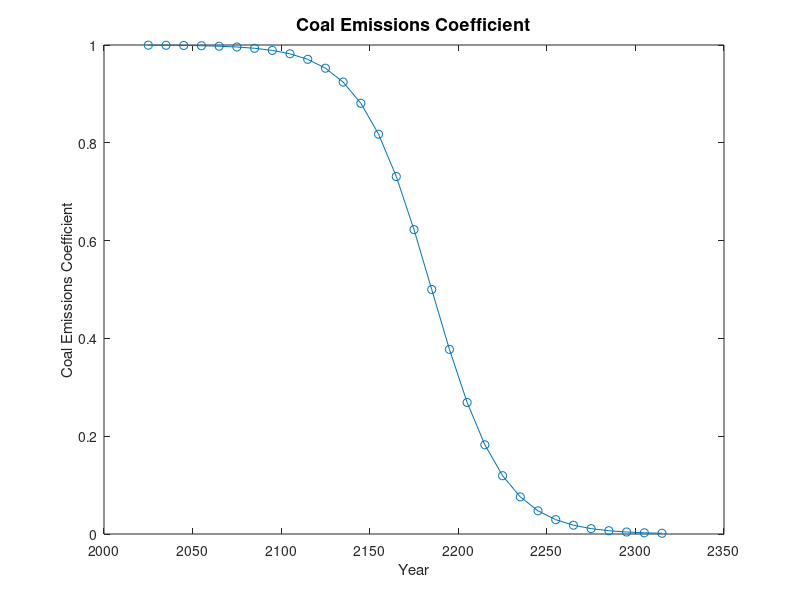

This chart was generated by the following MATLAB code: (Note: this script raises an error after producing the figure.)
%%%%%%%%%%%%%%%%%%%%%%%%%%%%%%%%%%%%%%%%%
%%%      Section 1: Parameters        %%%
%%%%%%%%%%%%%%%%%%%%%%%%%%%%%%%%%%%%%%%%%

%%Time%%
%%%%%%%%
T = 30;             %Number of direct optimization periods T
y = (1:1:T);        %Corresponding calendar years    
y(1) = 2025;
for i = 1:1:T-1
    y(1+i) = 2025+((i)*10);
end
n = 100;            %Number of pre-balanced growth path simulation periods after T
y2 = (1:1:T+n);     %Corresponding calendar years   
y2(1) = 2025;
   for i = 1:1:T-1+n
       y2(1+i) = 2025+((i)*10);
   end

%%Climate and Damages%%
%%%%%%%%%%%%%%%%%%%%%%%
phi = 0.0228;       %Carbon depreciation per annum (remaining share)
phiL = 0.2;         %Carbon emitted to the atmosphere staying there forever
phi0 = 0.393;       %Share of remaining emissions exiting atmosphere immediately
Sbar = 581;         %Pre-industrial atmospheric GtC
S1_2000 = 103;      %GtC
S2_2000 = 699;      %GtC

%% Climate damage parameter %%
gamma = zeros(T,1); 
for i = 1:1:T
    gamma(i) = 0.000023793; %Damage elasticity
end
 
%%Energy Aggregation%%
%%%%%%%%%%%%%%%%%%%%%%

% %% Option 1 (GHKT) 
% rho = -0.058;               %Elasticity of substitution = 0.945
% kappa1 = 0.5429;            %Relative efficiency of oil
% kappa2 = 0.1015;            %Relative efficiency of coal
% kappa3 = 1-kappa1-kappa2;   %Relative efficiency of low-carbon technologies

% %% Option 2 (Based on change in TWh 2014-2024)
rho = -0.058;
kappa1 = 0.455;
kappa2 = 0.078;
kappa3 = 1 - kappa1 - kappa2; 


%%Final Goods Production%%
%%%%%%%%%%%%%%%%%%%%%%%%%%
N = 1;                      %Normalize population
alpha = 0.33;               %Capital output share
%alpha = 0.66;
Y2024 = 110000;             %Base year (2024) annual GDP in billions of USD
r2024 = 0.05;               %Base year annual net rate of return 
r2024d = ((1+r2024)^10)-1;  %Base yer decadal net rate of return

%%%Depreciation OPTION 1: delta = 100%
delta = 1;                              %Annual depreciation rate
Delta = (1-(1-delta)^10);               %Decadal depreciation rate
K0 = (alpha*Y2024*10)/(r2024d+Delta);   %GHKT Base year capital stock in billions of USD

% %%%Depreciation OPTION 2: delta = 65%, no recalibration:
% delta = 0.1;                            %Annual depreciation rate
% Delta = (1-(1-delta)^10);               %Decadal depreciation rate
% Delta1 = 1;                             %Decadal 100% depreciation rate
% K0 = (alpha*Y2024*10)/(r2024d+Delta1);  %Base year capital stock in billions of USD

% %Depreciation OPTION 3: delta = 65%, with recalibration:
% delta = 0.1;                            %Annual depreciation rate
% Delta = (1-(1-delta)^10);               %Decadal depreciation rate
% K0 = (alpha*Y2024*10)/(r2024d+Delta);   %Base year capital stock in billions of USD

%Energy & TFP Calibration GHKT: 
 % pi00 = 1;               %Base period share of labor devoted to final goods production
 % E1_2008 = 3.43+1.68;    %GtC per annum
 % E2_2008 = 3.75;         %GtC per annum
 % E3_2008 = 1.95;         %GtC-eq per annum 
 % E0_2008 = ((kappa1*E1_2008^rho)+(kappa2*E2_2008^rho)+(kappa3*E3_2008^rho))^(1/rho);
 % E0 = E0_2008*10;        %GtC per decade
 % A0 = (Y2009*10)/((exp((-gamma(1))*((S1_2000+S2_2000)-Sbar)))*((K0^alpha)*((N*pi00)^(1-alpha-v))*(E0^v)));  %Initial TFP based on Decadal production function

 %NEW (Using IEA data):
 pi00 = 1;               %Base period share of labor devoted to final goods production
 E1_2024 = 55.292;       %x1000 TWh per year
 E2_2024 = 45.851;       %x1000 TWh per year
 E3_2024 = 9.225;        %x1000 TWh per year
 E0_2024 = ((kappa1*E1_2024^rho)+(kappa2*E2_2024^rho)+(kappa3*E3_2024^rho))^(1/rho);
 E0 = E0_2024*10;        %x1000 TWh per decade

%%%Productivity Growth Rates%%
%%%%%%%%%%%%%%%%%%%%%%%%%%%%%%

%%%Energy Sector GHKT %%%
% gZa_en = 0.02;                                         %Annual labor productivity growth rate (energy sectors)
% gZ_en = ((1+gZa_en)^10)-1;                             %Decadal labor productivity growth rate (energy sectors)

%%%Energy Sector Productivities%%%
gZa_coal = 0.01;                                         %Annual labor productivity growth rate (coal sectors)
gZ_coal = ((1+gZa_coal)^10)-1;                           %Decadal labor productivity growth rate (coal sectors)

gZa_green = 0.02;                                         %Annual labor productivity growth rate (E3 sectors)
gZ_green = ((1+gZa_green)^10)-1;                          %Decadal labor productivity growth rate (E3 sectors)

%%%Productivity growth of capital in final goods production%%%
gKa_y = 0.02;                       % annual
gKd_y = ((1+gKa_y)^10)-1;           % decadal 

%%%Final Goods Sector OPTION 1: Specify Labor Productivity Growth%%%
%           gZa_y = 0.02;                               %Annual labor productivity growth rate in final goods sector
%           gAa_y = (1+gZa_y)^(1-alpha-v);              %Corresponding TFP growth
%           gZd_y = ones(T+n,1)*(((1+gZa_y)^10)-1);     %Decadal labor productivity growth rate (all sectors)
%  
%%%Final Goods Sector OPTION 2: Specify TFP Growth%%%
%            gAa_y = 0.02;                            %Annual TFP growth rate (final output sector)
             gAa_y = 0;                               %Alt. Annual TFP growth rate (final output sector)
             %Commented out for new PF: gZa_y = ((1+gAa_y)^(1/(1-alpha-v)))-1;   %Corresponding annual labor productivity growth rate (final output sector)
             gZa_y = 0;
             gAd_y = ((1+gAa_y)^10)-1;                %Decadal TFP growth rate (final output sector)
             gZd_y = ones(T+n,1)*(((1+gZa_y)^10)-1);  %Decadal labor productivity growth rate (final output sector)
 

%%Final Good Sector TFP Levels%%%
%%%%%%%%%%%%%%%%%%%%%%%%%%%%%%%%%
%COMMENTED OUT FOR NEW PF
% At = zeros(T,1);
% At(1) = A0;                 
% for i = 1:1:T-1;
%   At(i+1) = At(i)*(1+gZd_y(i))^(1-alpha-v);     
% end

%%Long-run Output Growth Rate on BGP%%
%%%%%%%%%%%%%%%%%%%%%%%%%%%%%%%%%%%%%%
gZBGP = gZd_y(T);             
% gZBGP = gZ_en;      %Alternative possible value for gTFP=1.5% to roughly account for declining oil output   

%%Utility%%
%%%%%%%%%%%  
sigma = 1;         %Logarithmic preferences


%%Beta OPTION 1: Specify exogenously%%%
beta = (.985)^10;  
%beta = (.999)^10;


%%Coal production%%
%%%%%%%%%%%%%%%%%%%
A2t = zeros(T,1);
%A2t(1) = 7693; %v1;GHKT 
A2t(1) = 11169.231; %v3; x1000 TWh 
%A2t(1) = 18340.4; %v4; x1000 TWh
for i = 1:1:T-1
    A2t(i+1) = A2t(i)*(1+gZ_coal);
end

%%Coal Emissions%%
% %%%%%%%%%%%%%%%%%%
ypsilon = zeros(T,1);   %Coal carbon emissions coefficient
a_yps = 8;              %Logistic curve coefficient
b_yps = -0.05;          %Logistic curve coefficient
for i = 1:1:T+n
     ypsilon(i) = 1/(1+exp((-1)*(a_yps+b_yps*(i-1)*10)));
     %ypsilon(i) = 1;
end


%%Graph for Figure S.1%%
figure;
plot(y,ypsilon(1:T),'-o')
xlabel('Year','FontSize',11)
ylabel('Coal Emissions Coefficient','FontSize',11)
title('Coal Emissions Coefficient','FontSize',13)
grid off;

%%Low Carbon Energy Production%%
%%%%%%%%%%%%%%%%%%%%%%%%%%%%%%%%
A3t = zeros(T,1);
%A3t(1) = 1311;  %GHKT
%A3t(1) = 865.14; %v1; Chazels Initial labour productivity in the low carbon energy sector E3, in Gt/L
A3t(1) = 3399.331; %v3; x1000 TWh
%A3t(1) = 2306.25;  %v4; in x1000 TWh
%A3t(1) = 5581.86; %x1000 TWh (based on relative price between coal and renewables)
for i = 1:1:T-1
    A3t(i+1) = A3t(i)*(1+gZ_green); 
end

%%Oil%%
%%%%%%%

%R0 = 253.8;    %Golosov
%R0 = 1068;     %x1000 TWh lower bound guess (petrol)
R0 = 2720;      %x1000 TWh upper bound guess (crude oil)
%R0 = 5000;


%%%%%%%%%%%%%%%%%%%%%%%%%%%%%%%%%%%%%%%%%%%%%%%%%%%%%%%%%%%%%%%%%%%%%%%%%%%%%
%%SELF ADDED FOR ENERGY AND EXERGY
en_K = zeros(T,1);
eff_E = zeros(T,1);

eff_E(1) = 0.33;                    % initial aggregate efficiency of energy to exergy
en_K(1) = (eff_E(1) * E0)/(K0*10);  % x1000 TWh per decade

gEk = 0.00;       % decadal growth rate of energy throughput of capital
gEff = 0.00;
% gEk = 0.02;         % decadal growth rate of energy throughput of capital
% gEff = 0.02;        % decadal growth rate of energy-to-exergy efficiency

for i = 1:1:T-1
    en_K(i+1) = en_K(i)*(1+gEk);    
    eff_E(i+1) = eff_E(i)*(1+gEff);  
end

%%%%%%%%%%%%           Self Added for Mineral Constraints          %%%%%%%%%%%%%%
%%%%%%%%%%%%%%%%%%%%%%%%%%%%%%%%%%%%%%%%%%%%%%%%%%%%%%%%%%%%%%%%%%%%%%%%%%%%%%%%

% !!!!!!!!! CHANGE LATER!!!!!!!!!!!!
M0 = 2000;    % Initial mineral endowment in megatonnes, Mt

%delta_G = 0.1;                                        % Annual depreciation rate of green capital (potentially change later)
delta_G = 1; 
Delta_G = (1-(1-delta_G)^10);                           % Decadal depreciation rate
G0 = 53.8;                                              % MtCu Based on annual demand for clean tech in 2021 * 10
rho_E3 = -3;                                            % Parameter of substitution E3
psi = 1.462;                                            % Energy obtained from given amount of green capital, in x1000TWh/MtCu
phi_m = 1;                                              % Efficiency of minerals in producing green capital


%% Relative efficiencies
dkM = 0.00; 
%dkM = 0.02;                                            % Annual decline in relative efficiency of minerals for green capital
kappaM = zeros(T,1);                                   % Relative efficiency of minerals in the production of green capital
kappaL = zeros(T,1);                                   % Relative efficiency of labour in the production of green capital

kappaM(1) = 0.75;   
kappaL(1) = 1-kappaM(1);
for i = 1:1:T-1
    kappaM(1+i) = kappaM(1);
    kappaL(1+i) = 1-kappaM(1);
    % kappaM(1+i) = kappaM(i)*(1-dkM)^10;
    % kappaL(1+i) = 1-kappaM(1+i);
end                                 

% in_GDP = 1.3; 
%Useful energy intensity of GDP
u1_cap = en_K(1) * (K0*10);            %capital-side usable energy at T=1 in x1000TWh per decade 
u1_energy = eff_E(1) * E0;             %energy-side usable energy at T=1 in x1000TWh per decade
usable1 = min(u1_cap, u1_energy); 
Yt1_model = usable1.^alpha;       
in_GDP = Yt1_model / (Y2024*10);



%%%%%%%%%%%%%%%%%%%%%%%%%%%%%%%%%%%%%%%%%%%%%%%%%%%%%%%%%%%%%%%%%%%
%%%      Section 2: Solve for Optimal Choice Variables X        %%%
%%%%%%%%%%%%%%%%%%%%%%%%%%%%%%%%%%%%%%%%%%%%%%%%%%%%%%%%%%%%%%%%%%%

vars = 2*T+2*(T-1);         %Number of variables = 147

%%Define upper and lower bounds%%
%%%%%%%%%%%%%%%%%%%%%%%%%%%%%%%%%

%%NEW
lb = zeros(vars,1);
ub = ones(vars,1);
for i = 1:1:2*T
    ub(2*(T-1)+i) = 1;        %For coal and E3 labor shares 
    lb(2*(T-1)+i) = 0.00000001;  %For coal and E3 labor shares 
end
for i = 1:1:T-1
    ub(i) = 1;                     %For savings rate
    lb(i) = 0.00000001;            %For savings rate
    ub((T-1)+i) = R0;              %For oil stock remaining Rt
    lb((T-1)+i) = 0.00000001;      %For oil stock remaining Rt
end

%%Make Initial Guess x0%%
%%%%%%%%%%%%%%%%%%%%%%%%%

%%% OPTION 1: USE PREVIOUS RESULTS %%

%%Note: The best x0 can be found by loading the saved output below
%%for the scenario that corresponds most closly to the one being run, and
%%then setting x0 = x. All file names indicate the parameters assumed,
%%e.g.: 'x_sig1_g0_b985_d1' is the optimal allocation for sigma=1 (sig1), 
%%annual TFP growth of 0% (g0), an annual discount factor of beta=0.985
%%(b985), and a decadal depreciation rate of Delta=100% (d1).

%%Sigma=1%%
%COMMENTED OUT (TO LOAD PREVIOUS RESULT) 

%load('x_nomin_optimum','x')


%TO ENSURE X0 LOAD PREVIOUS RESULTS X
%x0 = x;


%%% OPTION 2: NEUTRAL STARTING POINT %%

x0 = zeros(vars,1);
for i = 1:1:T-1
     x0(i) = 0.25;                       %savings rate
     x0((T-1)+i) = R0-((R0/1.1)/T)*i;    %oil stock remaining
     x0(2*(T-1)+i) = 0.002;              %labour share coal
     x0(2*(T-1)+T+i) = 0.01;             %labour share green capital
end
x0(2*(T-1)+T) = 0.002;
x0(2*(T-1)+T+T) = 0.01;

%%Check Constraints and Objective Function Value at x0%%
%%%%%%%%%%%%%%%%%%%%%%%%%%%%%%%%%%%%%%%%%%%%%%%%%%%%%%%%

% for NEW PF lf: remove gamma
f = nestedcdnomin_Objective(x0,A2t,A3t,Delta,Delta_G,in_GDP,en_K,eff_E,G0,K0,M0,N,R0,S1_2000,S2_2000,Sbar,T,alpha,beta,gZ_coal,gZ_green,gZd_y,gKd_y,gZBGP,gamma,kappaL,kappaM,kappa1,kappa2,kappa3,phi,phi0,phiL,phi_m,psi,rho,rho_E3,sigma,ypsilon);
[c, ceq] = nestedcdnomin_Constraints(x0,A2t,A3t,Delta_G,Delta,in_GDP,en_K,eff_E,G0,K0,M0,N,R0,S1_2000,S2_2000,Sbar,T,alpha,beta,gZ_coal,gZ_green,gZd_y,gKd_y,gZBGP,gamma,kappaL,kappaM,kappa1,kappa2,kappa3,phi,phi0,phiL,phi_m,psi,rho,rho_E3,sigma,ypsilon);

%%%%%%%%%%%
%%%SOLVE%%%
%%%%%%%%%%%

%OLD: options = optimoptions(@fmincon,'Tolfun',1e-12,'TolCon',1e-12,'MaxFunEvals',500000,'MaxIter',6200,'Display','iter','MaxSQPIter',10000,'Algorithm','active-set');
options = optimoptions(@fmincon,'Tolfun',1e-12,'TolCon',1e-12,'MaxFunEvals',500000,'MaxIter',6200,'Display','iter','MaxSQPIter',10000,'Algorithm','interior-point');
[x, fval,exitflag] = fmincon(@(x)nestedcdnomin_Objective(x,A2t,A3t,Delta,Delta_G,in_GDP,en_K,eff_E,G0,K0,M0,N,R0,S1_2000,S2_2000,Sbar,T,alpha,beta,gZ_coal,gZ_green,gZd_y,gKd_y,gZBGP,gamma,kappaL,kappaM,kappa1,kappa2,kappa3,phi,phi0,phiL,phi_m,psi,rho,rho_E3,sigma,ypsilon), x0, [], [], [], [], lb, ub, @(x)nestedcdnomin_Constraints(x,A2t,A3t,Delta,Delta_G,in_GDP,en_K,eff_E,G0,K0,M0,N,R0,S1_2000,S2_2000,Sbar,T,alpha,beta,gZ_coal,gZ_green,gZd_y,gKd_y,gZBGP,gamma,kappaL,kappaM,kappa1,kappa2,kappa3,phi,phi0,phiL,phi_m,psi,rho,rho_E3,sigma,ypsilon), options);


%%Save Output%%
%%%%%%%%%%%%%%%
%File name structure:
%x_scenario_version

%save('x_nomin_optimum_lf','x')
save('x_nomin_optimum','x')

%%%%%%%%%%%%%%%%%%%%%%%%%%%%%%%%%%%%%%%%%%%%%%%%%%%%%%%%%%%%%
%%%      Section 3: Compute Allocations and Carbon Taxes  %%%
%%%%%%%%%%%%%%%%%%%%%%%%%%%%%%%%%%%%%%%%%%%%%%%%%%%%%%%%%%%%%

%%%%%%%%%%
%%Energy%%
%%%%%%%%%%
oil = zeros(T,1);
    oil(1) = R0-x(T);
for i = 1:1:T-2
    oil(1+i) = x(T+i-1)-x(T+i);
end
    ex_Oil = (x(T-1+T-2)-x(T-1+T-1))/(x(T-1+T-2));    %Fraction of oil left extracted in period T-1
    oil(T) = x(T-1+T-1)*ex_Oil;
ex_rates = zeros(T-1,1);
for i = 1:1:T-1
    ex_rates(i) = oil(i)/x(T+i-1);
end
coal = zeros(T,1);
for i = 1:1:T
    coal(i) = x(2*(T-1)+i)*A2t(i)*N;
end

%% LOW CARBON ENERGY WITHOUT MINERAL CONSTRAINTS: 
E3 = zeros(T,1);
for i = 1:1:T;
    E3(i) = x(2*(T-1)+T+i)*(A3t(i)*N);
end


% %%%%%%%%%%%%%%%%%%%%%%%%%%%%%%%%%%%%%%%%%%%%%%%%%%%%%%%%%%%%%%%%%%%%%%%%%%%%%%%%%%%%%%%%%%%%%%%
% %%%%%% INDEX FOR MINERAL STOCK = x0(2*(T-1)+2*T+i)
% mineral = zeros(T,1);
%     mineral(1) = M0-x(2*(T-1)+2*T+1);
% for i = 1:1:T-2
%     mineral(1+i) = x(2*(T-1)+2*T+i)-x(2*(T-1)+2*T+i+1);
% end
%     ex_Min = (x(2*(T-1)+2*T+(T-3))-x(2*(T-1)+2*T+(T-2)))/(x(2*(T-1)+2*T+(T-3)));    %Fraction of minerals left extracted in period T-1
%     mineral(T) = x(2*(T-1)+2*T+(T-2))*ex_Min;
% 
% %% Index for labour share Green Energy = x0(2*(T-1)+T+i)
% %%Green capital production
% green = zeros(T,1);
% for i = 1:1:T
%      green(i) = (((kappaL(i)*(x(2*(T-1)+T+i)*A3t(i)*N)^rho_E3)+(kappaM(i)*(phi_m*mineral(i))^rho_E3)))^(1/rho_E3);
% end
% 
% %%Green capital stock (comment out for Delta_G = 1)
% Gt1 = zeros(T,1);
% Gt1(1) = green(1)+(1-Delta_G)*G0;
% for i = 1:1:T-2
%     Gt1(1+i) = green(1+i)+(1-Delta_G)*Gt1(i);
% end
%  Gt1(T) = green(T)+(1-Delta_G)*Gt1(T-1);
% 
% %%Low carbon energy production, eq (10)
% E3 = zeros(T,1);
% for i = 1:1:T
%        E3(i) = psi*Gt1(i);
% end

%%%%%%%%%%%%%%%%%%%%%%%%%%%%%%%%%%%%%%%%%%%%%%%%%%%%%%%%%%%%%%%%%%%%%%%%%%%%%%%%%%%%%%%%%%%%%%%%%

energy = zeros(T,1);
for i = 1:1:T
    energy(i) = ((kappa1*oil(i)^rho)+(kappa2*coal(i)^rho)+(kappa3*E3(i)^rho))^(1/rho);
end

%% compute fossil fuel use
fossil_fuel = zeros(T,1);
for i = 1:1:T
    fossil_fuel(i) = oil(i) + coal(i);
end

%% compute energy shares
total_energy = zeros(T,1);
share_coal = zeros(T,1);
share_oil = zeros(T,1);
share_E3 = zeros(T,1);
for i = 1:1:T
    total_energy(i) = coal(i) + oil(i) + E3(i);
    share_coal (i) = coal(i) / total_energy(i);
    share_oil (i) = oil(i) / total_energy(i);
    share_E3 (i) = E3(i) / total_energy(i);
end


%% Plot energy shares over time
figure;
plot(share_coal, 'LineWidth', 1.5);
hold on;
plot(share_oil, 'LineWidth', 1.5);
plot(share_E3, 'LineWidth', 1.5);
xlabel('Year');
ylabel('Energy Share');
title('Allocation of Energy Sources Over Time');
legend('Coal', 'Oil', 'Low Carbon Energy');
hold off;

%% Plot energy production over time
figure;
plot(coal, '-r', 'LineWidth', 2); 
hold on;
plot(oil, '-b', 'LineWidth', 2);
plot(E3, '-g', 'LineWidth', 2);
ylabel('Energy (x1000 TWh)')

xlabel('Year');
ylabel('Energy production (TWh)');
title('Energy production from Coal, Oil, and Renewables');
legend({'Coal', 'Oil', 'Renewables'}, 'Location', 'best');



%%%%%%%%%%%%%
%%Emissions%%
%%%%%%%%%%%%%
emiss = zeros(T,1);
emiss_coal = zeros(T,1);
emiss_oil = zeros(T,1); 
for i = 1:1:T
    emiss_coal(i) = ypsilon(i)*coal(i)*0.1008; 
    emiss_oil(i) = oil(i)* 0.0676; 
    emiss(i) = emiss_coal(i)+emiss_oil(i);
end

%plot stacked emissions
time = 1:length(emiss);
figure;
cumul_emiss = [emiss_coal(:),emiss_oil(:)];
h = area(time, cumul_emiss);
hold on;
h(1).FaceColor = [0.6 0 0];
h(2).FaceColor = [0.8 0.6 0.2]; 
plot(time,emiss,'LineWidth',1.5);
ylabel('Emissions');
xlabel('Year');
title('Emissions by energy source');
legend({'Coal','Oil','Total'},'Location','best');


S1t = zeros(T,1);        %Non-depreciating carbon stock
S2t_Sbar = zeros(T,1);   %Depreciating carbon stock (S2t-Sbar)
St = zeros(T,1);         %Total carbon concentrations

S1t(1) = S1_2000+phiL*emiss(1);
S2t_Sbar(1) = (1-phi)*(S2_2000-Sbar)+phi0*(1-phiL)*emiss(1);
St(1) = Sbar+S1t(1)+S2t_Sbar(1);
for i = 1:1:T-1
    S1t(1+i) = S1t(i)+phiL*emiss(1+i);
    S2t_Sbar(1+i) = (1-phi)*S2t_Sbar(i)+phi0*(1-phiL)*emiss(1+i);
    St(1+i) = Sbar+S1t(1+i)+S2t_Sbar(1+i);
end

%%%%%%%%%%%%%%%%%%%%%%%%%%%%%%%%%%%%
%%Output and Consumption through T%%
%%%%%%%%%%%%%%%%%%%%%%%%%%%%%%%%%%%%

Yt = zeros(T,1);
Ct = zeros(T,1);
Kt1 = zeros(T,1);
GDP = zeros(T,1);
Yt(1) = (exp((-gamma(1))*(St(1)-Sbar)))*(min(en_K(1)*K0,eff_E(1)*energy(1))^alpha)*(((1-x(2*(T-1)+1)-x(2*(T-1)+T+1))*N)^(1-alpha));
    %Yt(1) = (min(en_K(1)*K0,eff_E(1)*energy(1))^alpha)*(((1-x(2*(T-1)+1)-x(2*(T-1)+T+1))*N)^(1-alpha));
GDP(1) = Yt(1)/(in_GDP);
Ct(1) = (1-x(1))*GDP(1);
Kt1(1) = x(1)*GDP(1)+(1-Delta)*K0;
for i = 1:1:T-2
    Yt(1+i) = (exp((-gamma(1+i))*(St(1+i)-Sbar)))*(min(en_K(1+i)*Kt1(i),eff_E(1+i)*energy(1+i))^alpha)*(((1-x(2*(T-1)+1+i)-x(2*(T-1)+T+1+i))*N)^(1-alpha));
          %Yt(1+i) = (min(en_K(1+i)*Kt1(i),eff_E(1+i)*energy(1+i))^alpha)*(((1-x(2*(T-1)+1+i)-x(2*(T-1)+T+1+i))*N)^(1-alpha));
    GDP(1+i) = Yt(1+i)/(in_GDP);  %in billion dollars
    Kt1(1+i) = x(1+i)*GDP(1+i)+(1-Delta)*Kt1(i);
    Ct(1+i) = (1-x(i+1))*GDP(1+i); 
end
Yt(T) =  (exp((-gamma(T))*(St(T)-Sbar)))*(min(en_K(T)*Kt1(T-1),eff_E(T)*energy(T))^alpha)*(((1-x(2*(T-1)+T)-x(2*(T-1)+2*T))*N)^(1-alpha));
    %Yt(T) =  (min(en_K(T)*Kt1(T-1),eff_E(T)*energy(T))^alpha)*(((1-x(2*(T-1)+T)-x(2*(T-1)+2*T))*N)^(1-alpha));
GDP(T) = Yt(T)/in_GDP;
theta = x(T-1);
Ct(T) = GDP(T)*(1-theta);
Kt1(T) = theta*GDP(T)+(1-Delta)*Kt1(T-1);

%Compare savings rate theta to predicted BGP savings rate:
%theta_BGP = alpha*(((((1+gZBGP)^sigma)/beta)-(1-Delta))^(-1))*(1+gZBGP-1+Delta)

%%%%%%%%%%%%%%%%%%%%%%%%%%%%%%%%%%%%%%%%
%%Output and Consumption past T to T+n%%
%%%%%%%%%%%%%%%%%%%%%%%%%%%%%%%%%%%%%%%%
n = 100;
Ktn = zeros(n+1,1);
Ytn = zeros(n,1);
GDPn = zeros(n,1);
Ktn(1) = Kt1(T); 
oiln = zeros(n,1);
En = zeros(n,1);
% minbgp = zeros(n,1);
% greenbgp = zeros(n,1);
% E3bgp = zeros(n,1);
% Gtn = zeros(n+1,1);
% Gtn(1) = Gt1(T);


for i = 1:1:n
    oiln(i) = ex_Oil*x(2*(T-1))*((1-ex_Oil)^i);     %Oil continues to be extracted at rate from period T-1
    % minbgp(i) = ex_Min*x(2*(T-1)+2*T+(T-1))*((1-ex_Min)^i);
    % greenbgp(i) = ((kappaL(T)*(x(2*(T-1)+2*T)*(A3t(T)*(1+gZ_green)^i)^rho_E3)+(kappaM(T)*minbgp(i))^(rho_E3)))^(1/rho_E3);
    % Gtn(i+1) = greenbgp(i) + (1-Delta_G)*Gtn(i);
    % E3bgp(i) = psi*Gtn(i);
    % En(i) = ((kappa1*oiln(i)^rho)+(kappa2*(coal(T)*(1+gZ_coal)^i)^rho)+(kappa3*E3bgp(i)^rho))^(1/rho);
    En(i) = ((kappa1*oiln(i)^rho)+(kappa2*(coal(T)*(1+gZ_coal)^i)^rho)+(kappa3*E3(T)^rho))^(1/rho);
    Ytn(i) =  (exp((-gamma(T))*(St(T)-Sbar)))*(min(en_K(T)*Ktn(i),eff_E(T)*En(i))^alpha)*(((1-x(2*(T-1)+T)-x(2*(T-1)+2*T))*N)^(1-alpha));    
        %Ytn(i) = (min(en_K(T)*Ktn(i),eff_E(T)*En(i))^alpha)*(((1-x(2*(T-1)+T)-x(2*(T-1)+2*T))*N)^(1-alpha));     
    GDPn(i) = Ytn(i)/in_GDP;
    Ct(T+i) = (1-theta)*GDPn(i);
    Ktn(i+1) = theta*GDPn(i)+(1-Delta)*Ktn(i);
    Yt(T+i) = Ytn(i);
    GDP(T+i) = GDPn(i);
end

%% Ratio of capital capacity versus energy supply
capacity_k = zeros(T,1);
supply_e = zeros(T,1);
ratio = zeros(T,1);

for i = 1:1:T
capacity_k(i) = en_K(i)*Kt1(i);
supply_e(i) = eff_E(i)*energy(i);
ratio(i) = capacity_k(i)/supply_e(i);
end

figure;
plot(1:T,ratio,'-o');
xlabel('period');
ylabel('Ratio');
title('Energy-Capacity versus Energy Supply');



%%%%%%%%%%%%%%%%%%%%%%%%
%%Optimal Carbon Taxes%%
%%%%%%%%%%%%%%%%%%%%%%%%

%%Goal: Plug allocations into optimal tax formula (paper equation (9))%%

%%Step 1: Compute vectors of marginal utilities and marginal emissions impacts {dSt+j/dEt}%%
MU = zeros(T+n,1);        %Marginal utility
MD = zeros(T+n,1);        %Marginal emissions impact on St {dSt+j/dEt}
for i = 1:1:T+n
    MU(i) = Ct(i)^(-sigma);
    MD(i) = phiL+(1-phiL)*phi0*(1-phi)^(i-1);
end

%%Step 2: Compute Tax Path%%%
%% COMMENT OUT FOR LF SCn %%%
carbon_tax = zeros(T,1);    %Carbon tax level in $/mtC [since Yt is in $ billions and Et is in GtC]
lambda_hat = zeros(T,1);    %Carbon tax/GDP ratio

for i = 1:1:T+n
    temp2 = zeros(T+n-i+1,1);
        for j = 1:1:T+n-i+1
            temp2(j) = (beta^(j-1))*(MU(i+j-1)/MU(i))*(-gamma(T))*Yt(i+j-1)*MD(j);
        end
     carbon_tax(i) = sum(temp2)*(-1);
     lambda_hat(i) = carbon_tax(i)/Yt(i);
end

%%Temperature%%
%%%%%%%%%%%%%%%%%
lambda = 3.0;               % Climate sensitivity parameter
temp = zeros(T,1);          % Initialize the temperature vector
for i = 1:1:T
    temp(i) = lambda * log2(St(i)/Sbar);
end
 

%%%%%%%%%%%%%%%%%%%%%%%%%%%%%%%%%%%%%%%%%%%%%%%%%%%%%%%%%%
%%%      Section 4: Save Allocations and Carbon Taxes  %%%
%%%%%%%%%%%%%%%%%%%%%%%%%%%%%%%%%%%%%%%%%%%%%%%%%%%%%%%%%%

%%%%%%%%%%%%%%%%%%%%%%%%%%%%%%%%%%%%%%%%%%%%%%%%%%%%%%%%%%
%%%%%%%%%       FOR OPTIMAL SCENARIO    %%%%%%%%%%%%%%%%%%

%% Extract from x-vector
r_nomin_optimum = x(1:T-1);
save('r_nomin_optimum','r_nomin_optimum');
oil_stock_nomin_optimum = x(T:2*(T-1));
save('oil_stock_nomin_optimum','oil_stock_nomin_optimum');
N2_nomin_optimum = x(2*(T-1)+1:3*(T-1));
save('N2_nomin_optimum', 'N2_nomin_optimum');
N3_nomin_optimum = x(2*(T-1)+T+1:2*(T-1)+2*T);
save('N3_nomin_optimum','N3_nomin_optimum');
%shareK_nomin_optimum = x(2*(T-1)+2*T+1 : 2*(T-1)+2*T-1); 
%save('shareK_nomin_optimum','shareK_nomin_optimum');
%mineral_stock_newpf_cal = x(4*T-1:5*T-3);
%save('mineral_stock_newpf_cal','mineral_stock_newpf_cal');

% Save
energy_nomin_optimum = energy;
save('energy_nomin_optimum','energy_nomin_optimum')
fossil_fuel_nomin_optimum = fossil_fuel;
save('fossil_fuel_nomin_optimum','fossil_fuel_nomin_optimum')
oil_nomin_optimum = oil;
save('oil_nomin_optimum','oil_nomin_optimum')
ex_rates_nomin_optimum = ex_rates;
save('ex_rates_nomin_optimum','ex_rates_nomin_optimum')
coal_nomin_optimum = coal;
save('coal_nomin_optimum','coal_nomin_optimum')
E3_nomin_optimum = E3;
save('E3_nomin_optimum','E3_nomin_optimum')
lambda_hat_nomin_optimum = lambda_hat;
save('lambda_hat_nomin_optimum','lambda_hat_nomin_optimum')
carbon_tax_nomin_optimum = carbon_tax;
save('carbon_tax_nomin_optimum','carbon_tax_nomin_optimum')
Yt_nomin_optimum = Yt;
save('Yt_nomin_optimum','Yt_nomin_optimum')
Ct_nomin_optimum = Ct;
save('Ct_nomin_optimum','Ct_nomin_optimum')
temp_nomin_optimum = temp;
save('temp_nomin_optimum','temp_nomin_optimum');
carbon_nomin_optimum = emiss;
save('carbon_nomin_optimum','carbon_nomin_optimum');
carbon_nomin_optimum = emiss;
save('carbon_nomin_optimum','carbon_nomin_optimum');
% mineral_newpf_cal = mineral;
% save('mineral_newpf_cal','mineral_newpf_cal');
% green_newpf_cal = green;
% save('green_newpf_cal','green_newpf_cal');
gdp_nomin_optimum = GDP; 
save('gdp_nomin_optimum', 'gdp_nomin_optimum');
% Gt1_newpf_cal = Gt1;
% save('Gt1_newpf_cal','Gt1_newpf_cal');


%%%%%%%%%%%%%%%%%%%%%%%%%%%%%%%%%%%%%%%%%%%%%%%%%%%%%%
%%%      Section 5: Graph Optimal Carbon Taxes     %%%
%%%%%%%%%%%%%%%%%%%%%%%%%%%%%%%%%%%%%%%%%%%%%%%%%%%%%%


%%%%%%%%%%%%%%%%%%%%%%%%%%%%%%
%%      Graph Carbon Tax    %%
%%%%%%%%%%%%%%%%%%%%%%%%%%%%%%

%Carbon Tax per Unit of GDP
load('lambda_hat_nomin_optimum','lambda_hat_nomin_optimum')

z = 20;
figure;
plot(y2(1:z), lambda_hat_nomin_optimum(1:z), ' -b', 'LineWidth', 1.5);
xlabel('Year', 'FontSize', 11);
ylabel('Carbon Tax/GDP', 'FontSize', 11);
ylim([7.5e-05, 30.5e-05]);
title('Carbon Tax to GDP ratio (new pf, no minerals)');


%% Carbon Tax in $/mtC
load('carbon_tax_nomin_optimum','carbon_tax_nomin_optimum')

z = 10;
figure;
plot(y2(1:z), carbon_tax_nomin_optimum(1:z), ' -b', 'LineWidth', 1.5);
xlabel('Year', 'FontSize', 11);
ylabel('Carbon Tax ($/mtC)', 'FontSize', 11);
title('Carbon Tax (new pf, no minerals)');

%%%%%%%%%%%%%%%%%%%%%%%%%%%%%%
%%%  Energy Use Over Time  %%%
%%%%%%%%%%%%%%%%%%%%%%%%%%%%%%

%% Energy
load('energy_nomin_optimum.mat','energy_nomin_optimum')

z = 25;
figure;
plot(y2(1:z), energy_nomin_optimum(1:z), ' -b', 'LineWidth', 1.5);
xlabel('Year', 'FontSize', 11);
ylabel('x1000 TWh', 'FontSize', 11);
title('Energy Use (new pf, no minerals)');

%% Fossil Fuel
load('fossil_fuel_nomin_optimum.mat','fossil_fuel_nomin_optimum')

z = 20;
figure(Name='Fossil Fuel Use');
plot(y2(1:z), fossil_fuel_nomin_optimum(1:z), ' -b', 'LineWidth', 1.5);
xlabel('Year', 'FontSize', 11);
ylabel('Energy (x1000 TWh)', 'FontSize', 11);
title('Fossil Fuel Use (new pf, no minerals)');

%% Oil
load('oil_nomin_optimum.mat','oil_nomin_optimum')

z = 25;
figure(Name = 'Oil Use');
plot(y2(1:z), oil_nomin_optimum(1:z), ' -b', 'LineWidth', 1.5);
xlabel('Year', 'FontSize', 11);
ylabel('Energy (x1000 TWh)', 'FontSize', 11);
title('Oil Use (new pf, no minerals)');

%% Fraction of oil left extracted
load('ex_rates_nomin_optimum.mat','ex_rates_nomin_optimum')

z = 25;
figure;
plot(y2(1:z), ex_rates_nomin_optimum(1:z), ' -b', 'LineWidth', 1.5);
xlabel('Year', 'FontSize', 11);
ylabel('Rate', 'FontSize', 11);
title('Extraction rates of oil (new pf, no minerals)');

%% Coal
load('coal_nomin_optimum.mat','coal_nomin_optimum')

z = 25;
figure(Name ='Coal Use');
plot(y2(1:z), coal_nomin_optimum(1:z), ' -b', 'LineWidth', 1.5);
xlabel('Year', 'FontSize', 11);
ylabel('Energy (x1000 TWh)', 'FontSize', 11);
title('Coal Use (new pf, no minerals)');

%% Low Carbon Energy
load('E3_nomin_optimum.mat','E3_nomin_optimum')

z = 25;
figure(Name = 'Low Carbon Energy');
plot(y2(1:z), E3_nomin_optimum(1:z), ' -b', 'LineWidth', 1.5);
xlabel('Year', 'FontSize', 11);
ylabel('Energy (x1000 TWh)', 'FontSize', 11);
title('Low Carbon Energy Use (new pf, no minerals)');

% %% Mineral Use
% load('mineral_newpf_cal', 'mineral_newpf_cal')
% 
% z = 30;
% figure(Name ='Mineral Use');
% plot(y2(1:z), mineral_newpf_cal(1:z), ' -b', 'LineWidth', 1.5);
% xlabel('Year', 'FontSize', 11);
% ylabel('Minerals (MtCu)', 'FontSize', 11);
% title('Mineral Use (new pf, no minerals)');

% %% Mineral Stock
% load('mineral_stock_newpf_cal', 'mineral_stock_newpf_cal')
% 
% z = 25;
% figure(Name ='Mineral Stock');
% plot(y2(1:z), mineral_stock_newpf_cal(1:z), ' -b', 'LineWidth', 1.5);
% xlabel('Year', 'FontSize', 11);
% ylabel('Minerals (MtCu)', 'FontSize', 11);
% title('Mineral Stock (new pf, no minerals)');

% %% Green Capital
% load('Gt1_newpf_cal', 'Gt1_newpf_cal')
% 
% z = 30;
% figure(Name ='Green Capital Stock');
% plot(y2(1:z), Gt1_newpf_cal(1:z), ' -b', 'LineWidth', 1.5);
% xlabel('Year', 'FontSize', 11);
% ylabel('Green Capital Stock (MtCu)', 'FontSize', 11);
% title('Green Capital Stock (new pf, no minerals)');


% %%%%%%%%%%%%%%%%%%%%%%%%%%%%%%
% %%%  Climate Impact        %%%
% %%%%%%%%%%%%%%%%%%%%%%%%%%%%%%

%% Emissions
load('carbon_nomin_optimum', 'carbon_nomin_optimum')

z = 25;
figure(Name='Carbon Emissions');
plot(y2(1:z), carbon_nomin_optimum(1:z), ' -b', 'LineWidth', 1.5);
xlabel('Year', 'FontSize', 11);
ylabel('Emissions (GtC)', 'FontSize', 11);
title('Emissions (new pf, no minerals)');

%% Temperature
load('temp_nomin_optimum', 'temp_nomin_optimum')

figure(Name='Temperature Increase');
plot(y2(1:T), temp, ' -r', 'LineWidth', 1.5);
xlabel('Year', 'FontSize', 11);
ylabel('Temperature Increase (degrees C)', 'FontSize', 11);
title('Temperature Increase (new pf, no minerals)');

%%%%%%%%%%%%%%%%%%%%%%%%%%%%%%
%%%  Labour shares         %%%
%%%%%%%%%%%%%%%%%%%%%%%%%%%%%%

%% Labour share to green capital
load('N3_nomin_optimum', 'N3_nomin_optimum')

z = 25;
figure(Name='Labour Share Green Capital');
plot(y2(1:z), N3_nomin_optimum(1:z), ' -b', 'LineWidth', 1.5);
xlabel('Year', 'FontSize', 11);
ylabel('Share', 'FontSize', 11);
title('Labour Share to Green Capital Production (newpf, no minerals)');

%% Labour share to coal
load('N2_nomin_optimum', 'N2_nomin_optimum')

z = 25;
figure(Name='Labour Share Coal');
plot(y2(1:z), N2_nomin_optimum(1:z), ' -b', 'LineWidth', 1.5);
xlabel('Year', 'FontSize', 11);
ylabel('Share', 'FontSize', 11);
title('Labour Share to Coal Production (newpf, no minerals)');

% %%%%%%%%%%%%%%%%%%%%%%%%%%%%%%
% %%%  GDP Growth Over Time  %%%
% %%%%%%%%%%%%%%%%%%%%%%%%%%%%%%

%% Output in TWh
load('Yt_nomin_optimum','Yt_nomin_optimum')

z = 25;
figure(Name='Output');
plot(y2(1:z), Yt_nomin_optimum(1:z), ' -b', 'LineWidth', 1.5);
xlabel('Year', 'FontSize', 11);
ylabel('Output (Exergy x1000 TWh)', 'FontSize', 11);
title('Output (new pf, no minerals)');

%% Output in $
load('gdp_nomin_optimum','gdp_nomin_optimum')

z = 25;
figure(Name='GDP');
plot(y2(1:z), gdp_nomin_optimum(1:z), ' -b', 'LineWidth', 1.5);
xlabel('Year', 'FontSize', 11);
ylabel('$GDP (x1 billion)', 'FontSize', 11);
title('GDP (new pf, no minerals)');


%%%%%%%%%%%%%%%%%%%%%%%%%%%%%%%%%%%%%%%%%%%%%%%%%%%%%%%%
%%%%%%%%%       FOR LF SCENARIO      %%%%%%%%%%%%%%%%%%%
% 
% %% Extract from x-vector
% r_newpf_lf = x(1:T-1);
% save('r_newpf_lf','r_newpf_lf');
% oil_stock_newpf_lf = x(T:2*(T-1));
% save('oil_stock_newpf_lf','oil_stock_newpf_lf');
% N2_newpf_lf = x(2*(T-1)+1:3*(T-1));
% save('N2_newpf_lf', 'N2_newpf_lf');
% N3_newpf_lf = x(2*(T-1)+T+1:2*(T-1)+2*T);
% save('N3_newpf_lf','N3_newpf_lf');
% shareK_newpf_lf = x(2*(T-1)+2*T+1 : 2*(T-1)+2*T-1); 
% save('shareK_newpf_lf','shareK_newpf_lf');
% 
% %% Save
% energy_newpf_lf = energy;
% save('energy_newpf_lf','energy_newpf_lf')
% fossil_fuel_newpf_lf = fossil_fuel;
% save('fossil_fuel_newpf_lf','fossil_fuel_newpf_lf')
% oil_newpf_lf = oil;
% save('oil_newpf_lf','oil_newpf_lf')
% ex_rates_newpf_lf = ex_rates
% save('ex_rates_newpf_lf','ex_rates_newpf_lf')
% coal_newpf_lf = coal;
% save('coal_newpf_lf','coal_newpf_lf')
% E3_newpf_lf = E3;
% save('E3_newpf_lf','E3_newpf_lf')
% Yt_newpf_lf = Yt;
% save('Yt_newpf_lf','Yt_newpf_lf')
% Ct_newpf_lf = Ct;
% save('Ct_newpf_lf','Ct_newpf_lf')
% temp_newpf_lf = temp;
% save('temp_newpf_lf','temp_newpf_lf');
% carbon_newpf_lf = St;
% save('carbon_newpf_lf','carbon_newpf_lf');
% 
% %%%%%%%%%%%%%%%%%%%%%%%%%%%%%%%%%%%%%%%%%%%%%%%%%%%%%%
% %%%      Section 5: Graph Optimal Carbon Taxes     %%%
% %%%%%%%%%%%%%%%%%%%%%%%%%%%%%%%%%%%%%%%%%%%%%%%%%%%%%%
% 
% 
% % %%%%%%%%%%%%%%%%%%%%%%%%%%%%%%
% % %%%  Energy Use Over Time  %%%
% % %%%%%%%%%%%%%%%%%%%%%%%%%%%%%%
% 
% %% Energy
% load('energy_newpf_lf.mat','energy_newpf_lf')
% 
% z = 30;
% figure;
% plot(y2(1:z), energy_newpf_lf(1:z), ' -b', 'LineWidth', 1.5);
% xlabel('Year', 'FontSize', 11);
% ylabel('GtC', 'FontSize', 11);
% title('Energy Use (new pf, no minerals)');
% 
% %% Fossil Fuel
% load('fossil_fuel_newpf_lf.mat','fossil_fuel_newpf_lf')
% 
% z = 30;
% figure(Name='Fossil Fuel Use');
% plot(y2(1:z), fossil_fuel_newpf_lf(1:z), ' -b', 'LineWidth', 1.5);
% xlabel('Year', 'FontSize', 11);
% ylabel('Energy (Gtoe)', 'FontSize', 11);
% title('Fossil Fuel Use (new pf, no minerals)');
% 
% %% Oil
% load('oil_newpf_lf.mat','oil_newpf_lf')
% 
% z = 30;
% figure(Name = 'Oil Use');
% plot(y2(1:z), oil_newpf_lf(1:z), ' -b', 'LineWidth', 1.5);
% xlabel('Year', 'FontSize', 11);
% ylabel('Energy (Gtoe)', 'FontSize', 11);
% title('Oil Use (new pf, no minerals)');
% 
% %% Fraction of oil left extracted
% load('ex_rates_newpf_lf.mat','ex_rates_newpf_lf')
% 
% z = 29;
% figure;
% plot(y2(1:z), ex_rates_newpf_lf(1:z), ' -b', 'LineWidth', 1.5);
% xlabel('Year', 'FontSize', 11);
% ylabel('Rate', 'FontSize', 11);
% title('Extraction rates of oil (new pf, no minerals)');
% 
% %% Coal
% load('coal_newpf_lf.mat','coal_newpf_lf')
% 
% z = 30;
% figure(Name ='Coal Use');
% plot(y2(1:z), coal_newpf_lf(1:z), ' -b', 'LineWidth', 1.5);
% xlabel('Year', 'FontSize', 11);
% ylabel('Energy (Gtoe)', 'FontSize', 11);
% title('Coal Use (new pf, no minerals)');
% 
% %% Wind
% load('E3_newpf_lf.mat','E3_newpf_lf')
% 
% z = 30;
% figure(Name = 'Wind');
% plot(y2(1:z), E3_newpf_lf(1:z), ' -b', 'LineWidth', 1.5);
% xlabel('Year', 'FontSize', 11);
% ylabel('Wind Use', 'FontSize', 11);
% title('Wind Use (new pf, no minerals)');
% 
% %% Energy share to Capital
% load('shareK_newpf_lf.mat','shareK_newpf_lf')
% 
% z = 29;
% figure(Name = 'Energy Share to Capital');
% plot(y2(1:z), shareK_newpf_lf(1:z), ' -b', 'LineWidth', 1.5);
% xlabel('Year', 'FontSize', 11);
% ylabel('Share', 'FontSize', 11);
% title('Energy Share to Capital (new pf, no minerals)');
% 
% 
% % %%%%%%%%%%%%%%%%%%%%%%%%%%%%%%
% % %%%  Climate Impact        %%%
% % %%%%%%%%%%%%%%%%%%%%%%%%%%%%%%
% 
% %% Emissions
% load('carbon_newpf_lf', 'carbon_newpf_lf')
% 
% z = 30;
% figure(Name='Carbon Emissions');
% plot(y2(1:z), carbon_newpf_lf(1:z), ' -b', 'LineWidth', 1.5);
% xlabel('Year', 'FontSize', 11);
% ylabel('Emissions (GtC)', 'FontSize', 11);
% title('Emissions (new pf, no minerals)');
% 
% %% Temperature
% load('temp_newpf_lf', 'temp_newpf_lf')
% 
% figure(Name='Temperature Increase');
% plot(y2(1:T), temp, ' -r', 'LineWidth', 1.5);
% xlabel('Year', 'FontSize', 11);
% ylabel('Temperature Increase (degrees C)', 'FontSize', 11);
% title('Temperature Increase (new pf, no minerals)');
% 
% % %%%%%%%%%%%%%%%%%%%%%%%%%%%%%%
% % %%%  Labour shares         %%%
% % %%%%%%%%%%%%%%%%%%%%%%%%%%%%%%
% 
% %% Labour share to E3 (later: green capital)
% load('N3_newpf_lf', 'N3_newpf_lf')
% 
% z = 29;
% figure(Name='Labour Share Green Capital');
% plot(y2(1:z), N3_newpf_lf(1:z), ' -b', 'LineWidth', 1.5);
% xlabel('Year', 'FontSize', 11);
% ylabel('Share', 'FontSize', 11);
% title('Labour Share to Green Capital Production (newpf)');
% 
% %% Labour share to coal
% load('N2_newpf_lf', 'N2_newpf_lf')
% 
% z = 29;
% figure(Name='Labour Share Coal');
% plot(y2(1:z), N2_newpf_lf(1:z), ' -b', 'LineWidth', 1.5);
% xlabel('Year', 'FontSize', 11);
% ylabel('Share', 'FontSize', 11);
% title('Labour Share to Coal Production (newpf)');
% 
% 
% % %%%%%%%%%%%%%%%%%%%%%%%%%%%%%%
% % %%%  GDP Growth Over Time  %%%
% % %%%%%%%%%%%%%%%%%%%%%%%%%%%%%%
% load('Yt_newpf_lf','Yt_newpf_lf')
% 
% z = 28;
% figure(Name='GDP');
% plot(y2(1:z), Yt_newpf_lf(1:z), ' -b', 'LineWidth', 1.5);
% xlabel('Year', 'FontSize', 11);
% ylabel('Output', 'FontSize', 11);
% title('GDP (new pf, no minerals)');